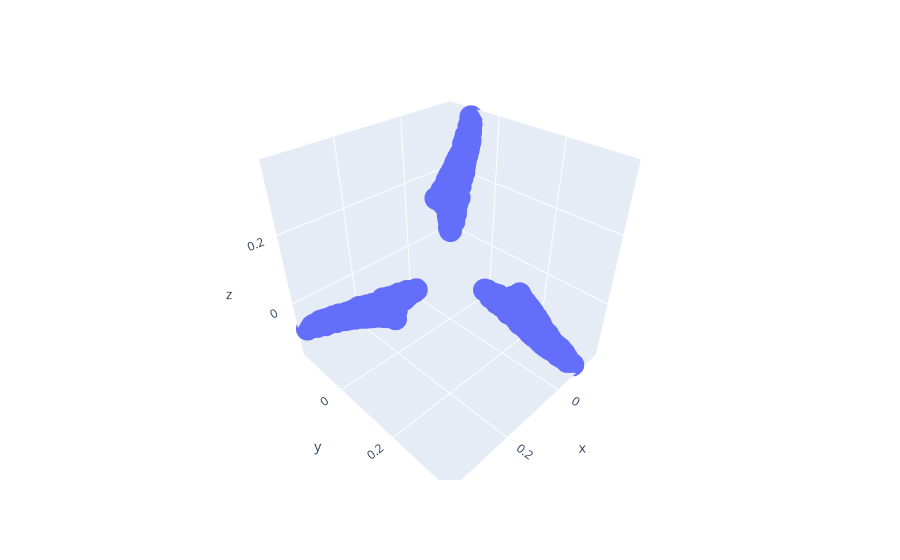

The code cell stored with this chart in its notebook:
### Code cell
import plotly.express as px
points = np.asarray(pcd_down.points)
fig = px.scatter_3d(
    x = points[:,0],
    y = points[:,1],
    z = points[:,2],
              )
fig.show()

### Figure 1 — Plotly figure (JSON) as saved in the notebook; plotly's stock layout.template omitted (floating-point values rounded to 4 significant figures; data arrays with more than 128 entries replaced by an {"elided": "..."} marker saying what was removed)
{"data": [{"hovertemplate": "x=%{x}<br>y=%{y}<br>z=%{z}<extra></extra>", "legendgroup": "", "marker": {"color": "#636efa", "symbol": "circle"}, "mode": "markers", "name": "", "scene": "scene", "showlegend": false, "type": "scatter3d", "x": {"elided": "794 float values"}, "y": {"elided": "794 float values"}, "z": {"elided": "794 float values"}}], "layout": {"legend": {"tracegroupgap": 0}, "margin": {"t": 60}, "scene": {"domain": {"x": [0, 1], "y": [0, 1]}, "xaxis": {"title": {"text": "x"}}, "yaxis": {"title": {"text": "y"}}, "zaxis": {"title": {"text": "z"}}}}}
